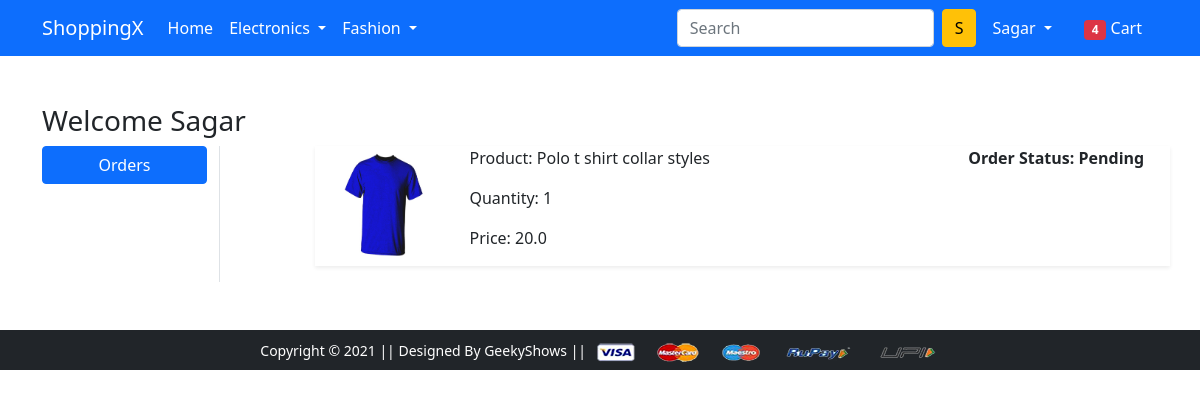
Screenshot of /orders/ (signed in) with the database file from the repository.
### app/models.py (models this page shows, shortened)
class OrderPlaced(models.Model):
 user = models.ForeignKey(User, on_delete=models.CASCADE)
 customer = models.ForeignKey(Customer, on_delete=models.CASCADE)
 product = models.ForeignKey(Product, on_delete=models.CASCADE)
 quantity = models.PositiveIntegerField(default=1)
 ordered_date = models.DateTimeField(auto_now_add=True)
 status = models.CharField(max_length=50,choices=STATUS_CHOICES,default='Pending')
 @property
 def total_cost(self):
   return self.quantity * self.product.discounted_price

class Product(models.Model):
 title = models.CharField(max_length=100)
 selling_price = models.FloatField()
 discounted_price = models.FloatField()
 description = models.TextField()
 brand = models.CharField(max_length=100)
 category = models.CharField( choices=CATEGORY_CHOICES, max_length=2)
 product_image = models.ImageField(upload_to='productimg')

### app/views.py (the view)
# urls.py: path('orders/', views.orders, name='orders'),
@login_required
def orders(request):
	op = OrderPlaced.objects.filter(user=request.user)
	return render(request, 'app/orders.html', {'order_placed':op})

### app/templates/app/orders.html (shortened to what this page needs)
{% extends 'app/base.html' %}
{% load static %}
{% block main-content %}
<div class="container my-5">
 <div class="row">
 <h3>Welcome <span class="text-capitalize">{{request.user}}</span></h3>
  <div class="col-sm-2 border-end">
   <ul class="list-unstyled">
    <li class="d-grid"><a href="{% url 'orders' %}" class="btn btn-primary">Orders</a></li>
   </ul>
  </div>
  <div class="col-sm-9 offset-sm-1">
  {% for op in order_placed %}
   <div class="row shadow-sm mb-3">
    <div class="col-sm-2">
     <img src="{{op.product.product_image.url}}" alt="" srcset="" class="img-fluid" height="150" width="150">
    </div>
    <div class="col-sm-7">
     <p>Product: {{op.product.title}}</p>
     <p>Quantity: {{op.quantity}}</p>
     <p>Price: {{op.total_cost}}</p>
    </div>
    <div class="col-sm-3 fw-bold">
     <p>Order Status: {{op.status}}</p>
    </div>
   </div>
   {% endfor %}
  </div>
 </div>
</div>
{% endblock main-content %}

### app/templates/app/base.html (shortened to what this page needs)
<!doctype html>
{% load static %}
<html lang="en">
  <head>
    <link href="https://cdn.jsdelivr.net/npm/bootstrap@5.0.0-beta1/dist/css/bootstrap.min.css" rel="stylesheet">
    <link rel="stylesheet" href="{% static 'app/css/owl.carousel.min.css' %}">
    <link rel="stylesheet" href="{% static 'app/css/all.min.css' %}">
    <link rel="stylesheet" href="{% static 'app/css/style.css' %}">
  </head>
  <body>
    <nav class="navbar navbar-expand-lg navbar-dark bg-primary">
     <div class="container">
       <a class="navbar-brand" href="/">ShoppingX</a>
       <div class="collapse navbar-collapse" id="navbarSupportedContent">
         <ul class="navbar-nav me-auto mb-2 mb-lg-0">
           <li class="nav-item">
             <a class="nav-link active" aria-current="page" href="/">Home</a>
           </li>
           <li class="nav-item dropdown">
             <a class="nav-link dropdown-toggle text-white" href="#" id="electronicsDropdown" role="button" data-bs-toggle="dropdown" aria-expanded="false">
               Electronics
             </a>
           </li>
           <li class="nav-item dropdown">
             <a class="nav-link dropdown-toggle text-white" href="#" id="fashionDropdown" role="button" data-bs-toggle="dropdown" aria-expanded="false">
               Fashion
             </a>
           </li>
         </ul>
         <form class="d-flex">
           <input class="form-control me-2" type="search" placeholder="Search" aria-label="Search">
           <button class="btn btn-warning" type="submit">S</button>
         </form>
         <div>
          <ul class="navbar-nav me-auto mb-2 mb-lg-0">
            {% if request.user.is_authenticated %}
           <li class="nav-item dropdown mx-2">
              <a class="nav-link dropdown-toggle text-white" href="#" id="profileDropdown" role="button" data-bs-toggle="dropdown" aria-expanded="false">
                {{request.user.username|capfirst}}
              </a>
            </li>
            <li class="nav-item mx-2">
             <a href="{% url 'showcart' %}" class="nav-link text-white"><span class="badge bg-danger">4</span> Cart </a>
            </li>
            {% endif %}
          </ul>
         </div>
       </div>
     </div>
    </nav>
    {% block main-content %} {% endblock main-content %}
    <footer class="container-fluid bg-dark text-center p-2 mt-5">
        <small class="text-white">Copyright &copy; 2021 || Designed By GeekyShows || </small>
        <img src="{% static 'app/images/payment.png' %}" alt="" srcset="" class="img-fluid" height="2px">
    </footer>
  </body>
</html>

### rows the page displays
OrderPlaced: product.product_image (picture), product "Polo t shirt collar styles", quantity "1", total_cost "20.0", status "Pending"

### other values shown
{{ request.user.username|capfirst }} "Sagar"
{{ request.user }} "Sagar"
